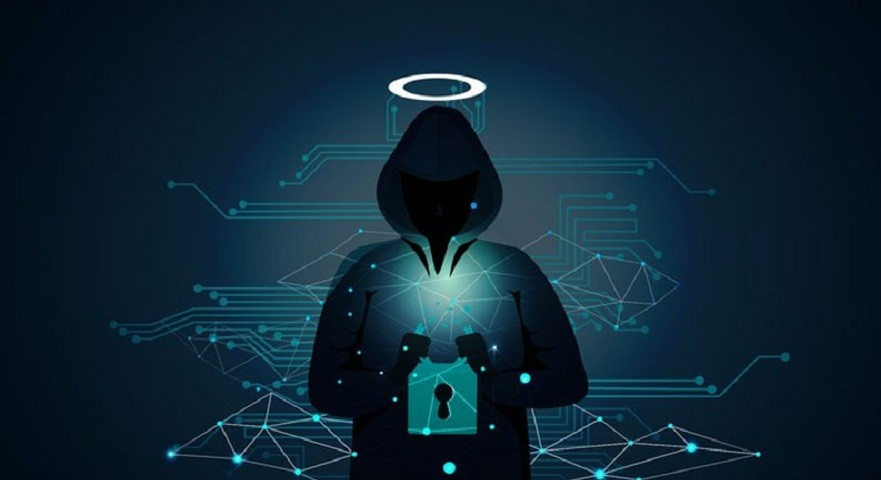
#> input picture hacker.jpeg, 881 x 480 px
$ python -i 20I-0565_FaizanPervaz_Windows_P01.py   (imports and definitions only)
#> lines starting #> are read from the running program, lines starting #| are printed output that depends on the picture
import platform
import subprocess
import re
from datetime import datetime
import socket
import tkinter as tk
from tkinter import simpledialog, Toplevel, Listbox, Scrollbar, messagebox
from PIL import Image, ImageTk
from scapy.all import ARP, Ether, srp
import random
import xml.etree.ElementTree as ET

mac_addresses_full = {}
original_mac_addresses = {}

def load_mac_vendor_mappings(xml_file):
    try:
        tree = ET.parse(xml_file)
        root = tree.getroot()
        namespace = root.tag.split('}')[0] + '}'
        for mapping in root.findall(namespace + 'VendorMapping'):
            mac_prefix = mapping.attrib['mac_prefix']
            vendor_name = mapping.attrib['vendor_name']
            mac_addresses_full[mac_prefix] = vendor_name
    except Exception as e:
        print(f"Error loading MAC address vendor mappings: {e}")

# [171 lines left out: functions my_info_show, network_info_cmd, display_current_mac, get_original_mac, change_mac_linux, apply_random_mac_address and 4 more, not called in this run]

def display_welcome_screen():
    welcome_root = tk.Tk()
    welcome_root.title("Welcome to MAC Address Spoofing Tool")
    welcome_root.geometry("800x600")
    welcome_root.resizable(False, False)

    background_image = Image.open("hacker.jpeg")
#> background_image is the input picture: PIL image 881x480 RGB; mean R, G, B 13.3, 37.7, 52.9
    background_image = background_image.resize((800, 600))
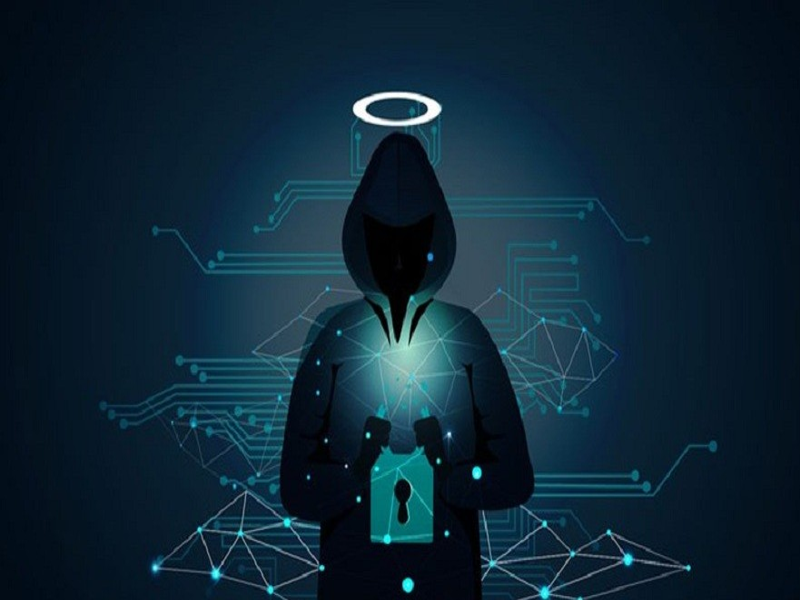
#> background_image: PIL image 800x600 RGB; mean R, G, B 13.3, 37.7, 52.9
    background_photo = ImageTk.PhotoImage(background_image)

    background_label = tk.Label(welcome_root, image=background_photo)
    background_label.place(x=0, y=0, relwidth=1, relheight=1)

    welcome_frame = tk.Frame(welcome_root, bg="#ffffff", bd=5)
    welcome_frame.place(relx=0.5, rely=0.5, anchor='center')

    welcome_label = tk.Label(welcome_frame, text="Welcome to MAC Address Spoofing Tool", font=("Arial", 18), bg="#ffffff")
    welcome_label.pack(pady=(20, 30))

    continue_button = tk.Button(welcome_frame, text="Continue", command=welcome_root.destroy, font=('Arial', 14), padx=15, pady=8)
    continue_button.pack()

    welcome_root.mainloop()

def second_screen():
    display_welcome_screen()

    root = tk.Tk()
    root.title("MAC Address Spoofing Tool")
    root.geometry("800x600")
    root.resizable(False, False)

    load_mac_vendor_mappings("vendorMacs.xml")

    background_image = Image.open("hacker.jpeg")
    background_image = background_image.resize((800, 600))
    background_photo = ImageTk.PhotoImage(background_image)

    background_label = tk.Label(root, image=background_photo)
    background_label.place(x=0, y=0, relwidth=1, relheight=1)

    frame = tk.Frame(root, bg="#ffffff", bd=5)
    frame.place(relx=0.5, rely=0.5, anchor='center')

    title_label = tk.Label(frame, text="MAC Address Spoofing Tool", font=("Arial", 18), bg="#ffffff")
    title_label.pack(pady=(20, 30))

    button_font = ('Arial', 14)

    left_buttons_frame = tk.Frame(frame, bg="#ffffff")
    left_buttons_frame.pack(side=tk.LEFT, padx=20)

    right_buttons_frame = tk.Frame(frame, bg="#ffffff")
    right_buttons_frame.pack(side=tk.RIGHT, padx=20)

    tk.Button(left_buttons_frame, text="Display Developer Info", command=my_info_show, font=button_font, padx=15, pady=8).pack(fill=tk.X, pady=10)
    tk.Button(left_buttons_frame, text="Display Current MAC", command=display_current_mac, font=button_font, padx=15, pady=8).pack(fill=tk.X, pady=10)
    tk.Button(left_buttons_frame, text="Change MAC From Manufacturer", command=select_and_change_mac, font=button_font, padx=15, pady=8).pack(fill=tk.X, pady=10)

    tk.Button(right_buttons_frame, text="Network Scanning", command=scan_network_and_display, font=button_font, padx=15, pady=8).pack(fill=tk.X, pady=10)
    tk.Button(right_buttons_frame, text="Assign Random MAC Address", command=apply_random_mac_address, font=button_font, padx=15, pady=8).pack(fill=tk.X, pady=10)
    tk.Button(right_buttons_frame, text="Reset to Original MAC Address", command=reset_to_original_mac, font=button_font, padx=15, pady=8).pack(fill=tk.X, pady=10)

    root.mainloop()


# [2 lines not run here, left out]

>>> result = second_screen()
